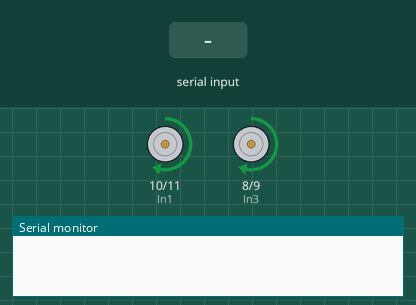
Recording of a sketch running on a simulated Arduino Uno, built with avr-gcc and run on an emulated ATmega328P. Parts: motor-driver pin pairs drawn as motors (green arrow = first pin HIGH = forward, orange = second pin HIGH = backward, longer = more drive, scaled by the enable pin), the last lines printed to the serial monitor. Inputs (shaded band) come from the test bench.

Above: at 2.2 s.
2.3 s: "STOP\n" received over Serial
At 3.5 s:
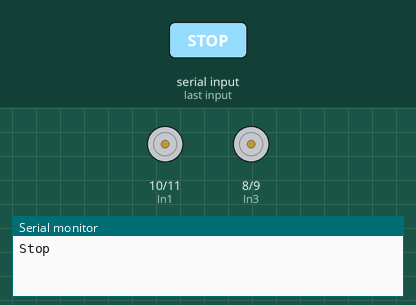
3.8 s: "GO\n" received over Serial
At 4.9 s:
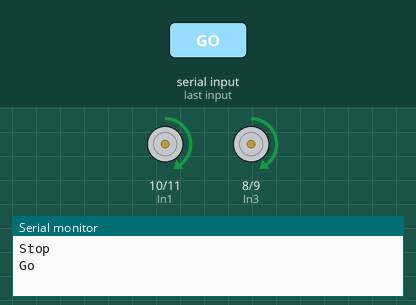
5.3 s: "90,45\n" received over Serial
At 6.0 s:
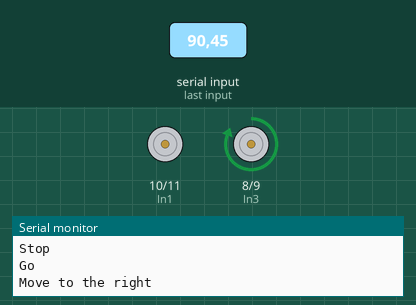
6.8 s: "5\n" received over Serial
At 7.1 s:
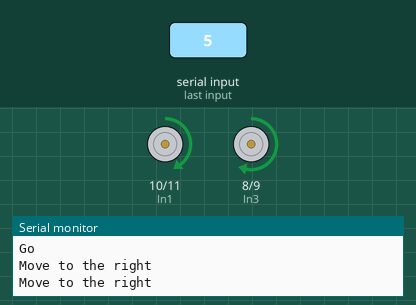
8.3 s: "30,150\n" received over Serial
At 9.5 s:
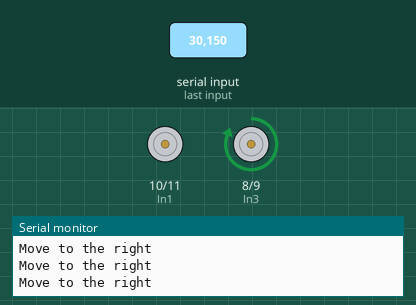
Timing chart, 0 to 10.8 s (numbered marks = the images above; inputs shaded):
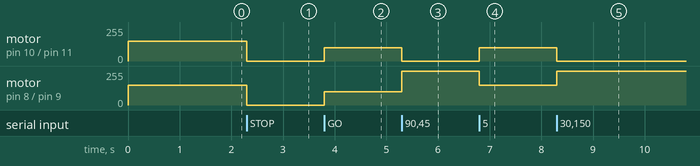

Measured:
- after the input at 2.3 s, motor on pin 10 (In1) / pin 11 (In2), motor on pin 8 (In3) / pin 9 (In4): forward 150/255 → stopped at once
- after the input at 3.8 s, motor on pin 10 (In1) / pin 11 (In2), motor on pin 8 (In3) / pin 9 (In4): stopped → forward 100/255 at once
- after the input at 5.3 s, motor on pin 10 (In1) / pin 11 (In2): forward 100/255 → stopped at once; motor on pin 8 (In3) / pin 9 (In4): forward 100/255 → forward 255/255 at once
- after the input at 6.8 s, motor on pin 10 (In1) / pin 11 (In2): stopped → forward 100/255 at once; motor on pin 8 (In3) / pin 9 (In4): forward 255/255 → forward 150/255 at once
- after the input at 8.3 s, motor on pin 10 (In1) / pin 11 (In2): forward 100/255 → stopped at once; motor on pin 8 (In3) / pin 9 (In4): forward 150/255 → forward 255/255 at once

The sketch:

driving_final.ino
```cpp
// Right motor
const int In1 = 10;
const int In2 = 11;

// Left motor
const int In3 = 8;
const int In4 = 9;

const int EnA = 6;
const int EnB = 5;

const int velocity = 100;
const float multiplier = 10;
int correction = 0;
bool isStopped = false;


void setup()
{
  pinMode(In1, OUTPUT);
  pinMode(In2, OUTPUT);
  pinMode(In3, OUTPUT);
  pinMode(In4, OUTPUT);
  pinMode(EnA, OUTPUT);
  pinMode(EnB, OUTPUT);

  Serial.begin(115200);
  Serial.setTimeout(50);
  steer(0, 150);
  delay(1000);
}

void loop()
{
  if (Serial.available()) {
    String message = Serial.readStringUntil('\n');

    // Steering correction
    if (isStopped == false) {
      correction = message.toInt();
      steer(correction, velocity);

      if (correction > 0) {
        Serial.println("Move to the right");
      }

      else if (correction < 0) {
          Serial.println("Move to the left");
      }
    }

    // STOP command
    if (message == "STOP") {
      isStopped = true;
      stop();
      Serial.println("Stop");
    }

    // GO command
    else if (message == "GO") {
      isStopped = false;
      steer(correction, velocity);
      Serial.println("Go");
    }
  }
}

void goStraight(int rightSpeed, int leftSpeed) {
  // Turn on motor (right)
  digitalWrite(In1, HIGH);
  digitalWrite(In2, LOW);

  // Turn on motor (left)
  digitalWrite(In3, HIGH);
  digitalWrite(In4, LOW);

  analogWrite(EnA, rightSpeed);
  analogWrite(EnB, leftSpeed);
}

void steer(int correction, int speed) {
  int amount = correction * multiplier;
  int leftSpeed = speed + amount;
  int rightSpeed = speed - amount;

  leftSpeed = constrain(leftSpeed, 0, 255);
  rightSpeed = constrain(rightSpeed, 0, 255);

  goStraight(rightSpeed, leftSpeed);
}

void stop()
{
  // Disable both motors
  analogWrite(EnA, 0);
  analogWrite(EnB, 0);

  digitalWrite(In1, LOW);
  digitalWrite(In2, LOW);
  digitalWrite(In3, LOW);
  digitalWrite(In4, LOW);
}
```
